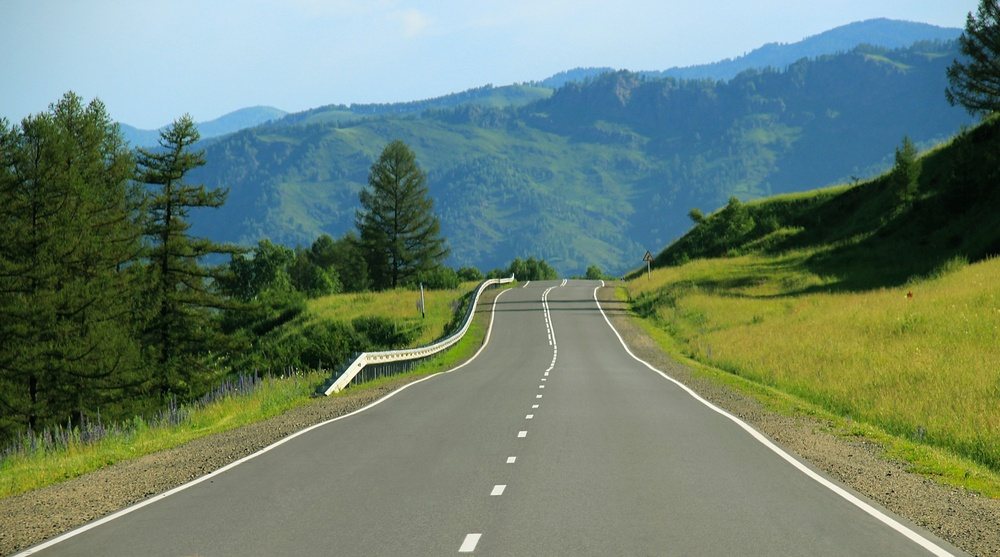
#> input picture road.jpeg, 1000 x 557 px, shrunk from 2000 x 1114 before the run, given in place of road.avi, which was not available
$ python main.py
#> lines starting #> are read from the running program, lines starting #| are printed output that depends on the picture; pictures that were not available may be replaced by others from this repository, and a replacement may not be noted
### Lane Detection with tracking/track.py
import cv2
import numpy as np
from scipy.linalg import block_diag


class LaneTracker:
    def __init__(self, n_lanes, proc_noise_scale, meas_noise_scale, process_cov_parallel=0, proc_noise_type='white'):
#> called with n_lanes = 2, proc_noise_scale = 0.1, meas_noise_scale = 500, process_cov_parallel = 0, proc_noise_type = 'white'
        self.n_lanes = n_lanes
        self.meas_size = 4 * self.n_lanes
        self.state_size = self.meas_size * 2
        self.contr_size = 0

        self.kf = cv2.KalmanFilter(self.state_size, self.meas_size, self.contr_size)
        self.kf.transitionMatrix = np.eye(self.state_size, dtype=np.float32)
        self.kf.measurementMatrix = np.zeros((self.meas_size, self.state_size), np.float32)
        for i in range(self.meas_size):
            self.kf.measurementMatrix[i, i*2] = 1

        if proc_noise_type == 'white':
            block = np.matrix([[0.25, 0.5],
                               [0.5, 1.]], dtype=np.float32)
            self.kf.processNoiseCov = block_diag(*([block] * self.meas_size)) * proc_noise_scale
        if proc_noise_type == 'identity':
            self.kf.processNoiseCov = np.eye(self.state_size, dtype=np.float32) * proc_noise_scale
        for i in range(0, self.meas_size, 2):
            for j in range(1, self.n_lanes):
                self.kf.processNoiseCov[i, i+(j*8)] = process_cov_parallel
                self.kf.processNoiseCov[i+(j*8), i] = process_cov_parallel

        self.kf.measurementNoiseCov = np.eye(self.meas_size, dtype=np.float32) * meas_noise_scale

        self.kf.errorCovPre = np.eye(self.state_size)

        self.meas = np.zeros((self.meas_size, 1), np.float32)
        self.state = np.zeros((self.state_size, 1), np.float32)

        self.first_detected = False

    def _update_dt(self, dt):
        for i in range(0, self.state_size, 2):
            self.kf.transitionMatrix[i, i+1] = dt

    def _first_detect(self, lanes):
        for l, i in zip(lanes, range(0, self.state_size, 8)):
            self.state[i:i+8:2, 0] = l
        self.kf.statePost = self.state
        self.first_detected = True

    def update(self, lanes):
        if self.first_detected:
            for l, i in zip(lanes, range(0, self.meas_size, 4)):
                if l is not None:
                    self.meas[i:i+4, 0] = l
            self.kf.correct(self.meas)
        else:
            if lanes.count(None) == 0:
                self._first_detect(lanes)

    def predict(self, dt):
        if self.first_detected:
            self._update_dt(dt)
            state = self.kf.predict()
            lanes = []
            for i in range(0, len(state), 8):
                lanes.append((state[i], state[i+2], state[i+4], state[i+6]))
            return lanes
        else:
            return None

### Lane Detection with tracking/detect.py
from __future__ import division

import cv2
import numpy as np


class LaneDetector:
    def __init__(self, road_horizon, prob_hough=True):
#> further down, frame is the input picture: shape (557, 1000, 3); mean B, G, R 111.6, 128, 106.9
        self.prob_hough = prob_hough
        self.vote = 50
        self.roi_theta = 0.3
        self.road_horizon = road_horizon

    # [16 lines left out: function _standard_hough, not called in this run]

    def _base_distance(self, x1, y1, x2, y2, width):
        # compute the point where the give line crosses the base of the frame
        # return distance of that point from center of the frame
        if x2 == x1:
            return (width*0.5) - x1
        m = (y2-y1)/(x2-x1)
        c = y1 - m*x1
        base_cross = -c/m
        return (width*0.5) - base_cross

    def _scale_line(self, x1, y1, x2, y2, frame_height):
        # scale the farthest point of the segment to be on the drawing horizon
        if x1 == x2:
            if y1 < y2:
                y1 = self.road_horizon
                y2 = frame_height
                return x1, y1, x2, y2
            else:
                y2 = self.road_horizon
                y1 = frame_height
                return x1, y1, x2, y2
        if y1 < y2:
            m = (y1-y2)/(x1-x2)
            x1 = ((self.road_horizon-y1)/m) + x1
            y1 = self.road_horizon
            x2 = ((frame_height-y2)/m) + x2
            y2 = frame_height
        else:
            m = (y2-y1)/(x2-x1)
            x2 = ((self.road_horizon-y2)/m) + x2
            y2 = self.road_horizon
            x1 = ((frame_height-y1)/m) + x1
            y1 = frame_height
        return x1, y1, x2, y2

    def detect(self, frame):
        img = cv2.cvtColor(frame, cv2.COLOR_BGR2GRAY)
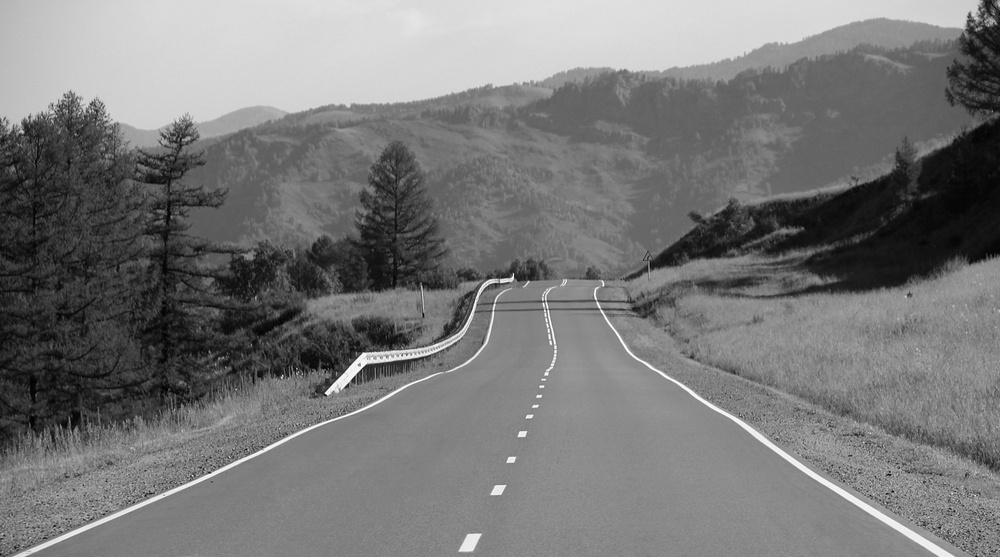
#> img: shape (557, 1000); min 1, max 254, mean 119.8

        roiy_end = frame.shape[0]
#> roiy_end = 557
        roix_end = frame.shape[1]
#> roix_end = 1000
        roi = img[self.road_horizon:roiy_end, 0:roix_end]
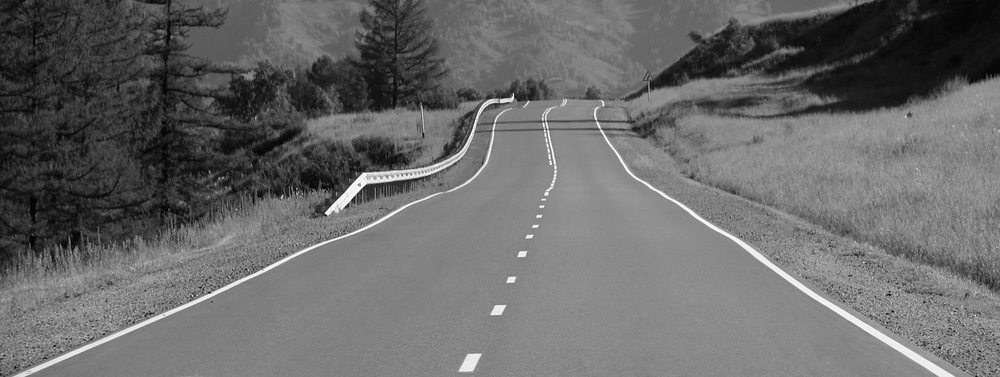
#> roi: shape (377, 1000); min 1, max 254, mean 105.4
        blur = cv2.medianBlur(roi, 5)
        contours = cv2.Canny(blur, 60, 120)
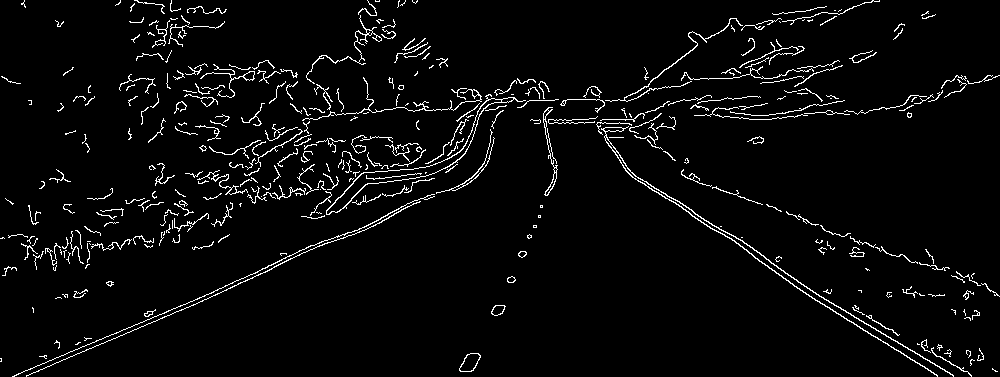
#> contours: shape (377, 1000); 3.9% white in thin lines or dots

        if self.prob_hough:
            lines = cv2.HoughLinesP(contours, 1, np.pi/180, self.vote, minLineLength=30, maxLineGap=100)
#> lines = 101 rows, first 6: [12, 376, 791, 46], [362, 9, 893, 340], [800, 290, 937, 376], [26, 376, 206, 299], [36, 268, 804, 48], [359, 11, 924, 350]
        else:
            lines = self.standard_hough(contours, self.vote)

        if lines is not None:
            # find nearest lines to center
            lines = lines+np.array([0, self.road_horizon, 0, self.road_horizon]).reshape((1, 1, 4))  # scale points from ROI coordinates to full frame coordinates
#> lines = 101 rows, first 6: [12, 556, 791, 226], [362, 189, 893, 520], [800, 470, 937, 556], [26, 556, 206, 479], [36, 448, 804, 228], [359, 191, 924, 530]
            left_bound = None
            right_bound = None
            for l in lines:
                # find the rightmost line of the left half of the frame and the leftmost line of the right half
                for x1, y1, x2, y2 in l:
                    theta = np.abs(np.arctan2((y2-y1), (x2-x1)))  # line angle WRT horizon
                    if theta > self.roi_theta:  # ignore lines with a small angle WRT horizon
                        dist = self._base_distance(x1, y1, x2, y2, frame.shape[1])
                        if left_bound is None and dist < 0:
                            left_bound = (x1, y1, x2, y2)
                            left_dist = dist
                        elif right_bound is None and dist > 0:
                            right_bound = (x1, y1, x2, y2)
                            right_dist = dist
                        elif left_bound is not None and 0 > dist > left_dist:
                            left_bound = (x1, y1, x2, y2)
                            left_dist = dist
                        elif right_bound is not None and 0 < dist < right_dist:
                            right_bound = (x1, y1, x2, y2)
                            right_dist = dist
#> this loop made 101 passes
#> l on passes 5, 7, 12, 13, 14, 15, 16, 19, 20, 22, 23, 24: [[36, 448, 804, 228]], [[23, 425, 811, 272]], [[30, 395, 984, 261]], [[28, 280, 934, 280]], [[761, 299, 960, 271]], [[31, 400, 755, 299]], [[201, 329, 944, 277]], [[31, 401, 655, 324]], [[85, 316, 819, 252]], [[6, 449, 876, 232]], [[2, 418, 545, 263]], [[4, 448, 854, 236]]
#> l on passes 1, 2, 3, 4, 6, 8: [[12, 556, 791, 226]], [[362, 189, 893, 520]], [[800, 470, 937, 556]], [[26, 556, 206, 479]], [[359, 191, 924, 530]], [[225, 465, 784, 228]]
#> after the loop, left_bound = (35, 546, 398, 183); left_dist = -81; right_bound = (516, 263, 797, 467); right_dist = 346.3
            if left_bound is not None:
                left_bound = self._scale_line(left_bound[0], left_bound[1], left_bound[2], left_bound[3], frame.shape[0])
#> in _scale_line, `m = (y2-y1)/(x2-x1)`: m = -1
#> in _scale_line, `x2 = ((self.road_horizon-y2)/m) + x2`: x2 = 401
#> in _scale_line, `x1 = ((frame_height-y1)/m) + x1`: x1 = 24
#> left_bound = (24, 557, 401, 180)
            if right_bound is not None:
                right_bound = self._scale_line(right_bound[0], right_bound[1], right_bound[2], right_bound[3], frame.shape[0])
#> right_bound = (401.7, 180, 921, 557)

            return [left_bound, right_bound]

### Lane Detection with tracking/main.py
from __future__ import division

import cv2

import track
import detect

cap = cv2.VideoCapture('road.avi')

w = cap.get(cv2.CAP_PROP_FRAME_WIDTH);
h = cap.get(cv2.CAP_PROP_FRAME_HEIGHT);

fourcc = cv2.VideoWriter_fourcc(*'MJPG')
out = cv2.VideoWriter('output.avi',fourcc, 20.0, (int(w),int(h)))

ticks = 0

lt = track.LaneTracker(2, 0.1, 500)
ld = detect.LaneDetector(180)
while cap.isOpened():
    precTick = ticks
    ticks = cv2.getTickCount()
    dt = (ticks - precTick) / cv2.getTickFrequency()
    ret, frame = cap.read()

    if(ret==True):
        predicted = lt.predict(dt)

        lanes = ld.detect(frame)
#> lanes = [(24, 557, 401, 180), (401.7, 180, 921, 557)]

        if predicted is not None:
            cv2.line(frame, (predicted[0][0], predicted[0][1]), (predicted[0][2], predicted[0][3]), (0, 0, 255), 5)
            cv2.line(frame, (predicted[1][0], predicted[1][1]), (predicted[1][2], predicted[1][3]), (0, 0, 255), 5)

        lt.update(lanes)
#> the loop in _first_detect, `for l, i in zip(lanes, range(0, self.state_size, 8)):` made 2 passes
#> (l, i) on passes 1 to 2: ((24, 557, 401, 180), 0), ((401.7, 180, 921, 557), 8)
#> after the loop in _first_detect, `for l, i in zip(lanes, range(0, self.state_size, 8)):`: self.state = [24, 0, 557, 0, 401, 0, 180, 0, 401.7, 0, 180, 0, 921, 0, 557, 0]

        cv2.imshow('', frame)
        out.write(frame)
        if cv2.waitKey(1) & 0xFF == ord('q'):
#> (key q is pressed here)
            break

cap.release()
out.release()
cv2.destroyAllWindows()
